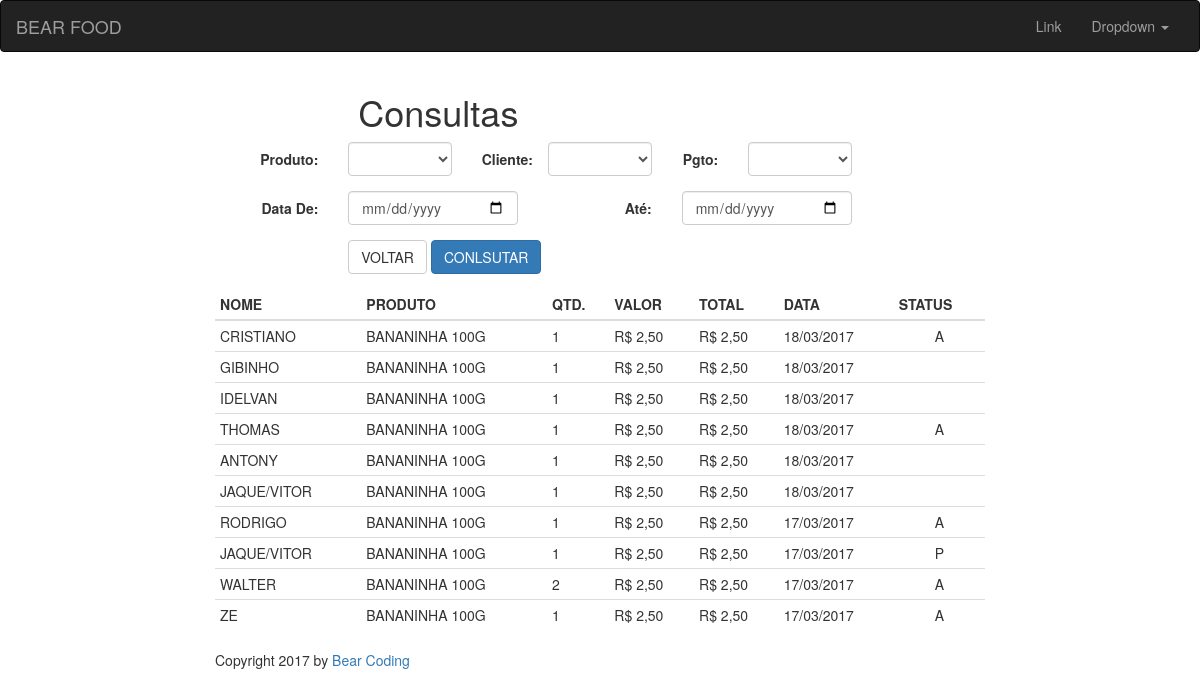
The app's page /bear_food/consulta.php with its own data.
### tables this page shows
CREATE TABLE `venda` (
  `id_venda` int(11) NOT NULL,
  `produto_venda` int(11) NOT NULL,
  `cliente_venda` int(11) NOT NULL,
  `qtd_venda` int(11) NOT NULL,
  `total_venda` decimal(10,2) NOT NULL,
  `data_venda` date NOT NULL,
  `status_venda` varchar(11) NOT NULL
);

CREATE TABLE `cliente` (
  `id_cliente` int(11) NOT NULL,
  `nome_cliente` varchar(50) NOT NULL
);

CREATE TABLE `produto` (
  `id_produto` int(11) NOT NULL,
  `desc_produto` varchar(50) NOT NULL,
  `custo_produto` decimal(10,2) NOT NULL,
  `valor_produto` decimal(10,2) NOT NULL
);

### bear_food/consulta.php (the view, shortened to what this page needs)
<?php
include 'conexao.php';
?>
<!DOCTYPE html>
<html lang="pt-br">
  <head>
    <link href="css/bootstrap.min.css" rel="stylesheet">
  </head>
  <body>
    <nav class="navbar navbar-inverse">
      <div class="container-fluid">
        <div class="navbar-header">
          <a class="navbar-brand" href="#">BEAR FOOD</a>
        </div>
        <div class="collapse navbar-collapse" id="bs-example-navbar-collapse-1">
          <ul class="nav navbar-nav navbar-right">
            <li><a href="#">Link</a></li>
            <li class="dropdown">
              <a href="#" class="dropdown-toggle" data-toggle="dropdown" role="button" aria-haspopup="true" aria-expanded="false">Dropdown <span class="caret"></span></a>
            </li>
          </ul>
        </div>
      </div>
    </nav>
    <div class="col-sm-offset-2 col-sm-8">
      <div class="conteiner">
        <div class="col-sm-offset-2 col-sm-10">
          <h1>Consultas</h1>
        </div>
        <br>
        <form class="form-horizontal" name="venda" method="POST" action="result.php">
          <div class="form-group">
            <label for="" class="col-sm-2 control-label">Produto:</label>
            <div class="col-sm-2">
              <select name="produto" id="lst_produto"  class="form-control" >
                <option></option>
                <?php
                  $lst_produto =$pdo->query("SELECT *FROM produto ORDER BY desc_produto");
                  while ($linha=$lst_produto->fetch(PDO::FETCH_ASSOC)) {
                    $id_produto=$linha['id_produto'];
                    $desc_produto=$linha['desc_produto'];
                ?>
                  <option value="<?php echo $id_produto ?>"><?php echo $desc_produto ?></option>
                <?php
                  }
                ?>
              </select>
            </div>
            <label class="col-sm-1 control-label">Cliente:</label>
            <div class="col-sm-2">
            <select class="form-control" name="cliente" id="lst_cliente">
              <option></option>
              <?php
                $lst_cliente =$pdo->query("SELECT *FROM cliente ORDER BY nome_cliente");
                while ($linha=$lst_cliente->fetch(PDO::FETCH_ASSOC)) {
                  $id_cliente=$linha['id_cliente'];
                  $nome_cliente=$linha['nome_cliente'];
              ?>
                <option value="<?php echo $id_cliente ?>"><?php echo $nome_cliente ?></option>
              <?php
                }
              ?>
            </select>
            </div>
            <label class="col-sm-1 control-label">Pgto:</label>
            <div class="col-sm-2">
	            <select class="form-control" name="form_pgt" id="lst_form_pgt">
	              <option></option>
	              <option value="A>">À PRAZO</option>
	            </select>
	            </div>
	          </div>
	          <div class="form-group" >
	             <label class="col-sm-2 control-label">Data De:</label>
	            <div class="col-sm-3" id="">
	              <input type='date' name='data_ini' value=''  class="form-control" >
	            </div>
	            <label class="col-sm-2 control-label">Até:</label>
	            <div class="col-sm-3">
	              <input type="date" name="data_fim" value=""  class="form-control" >
	            </div>
	          </div>
	         <div class="form-group">
	          <div class="col-sm-offset-2 col-sm-8">
	             <a href="index.php" class="btn btn-default" >VOLTAR</a>
	            <input type="submit" name="salvar" value="CONLSUTAR" class="btn btn-primary">
	          </div>
	        </div>
        </form>
	        <table class="table  table-condensed table-responsive">
	          <thead>
	            <tr>
	              <th>NOME</th>
	              <th>PRODUTO</th>
                <th>QTD.</th>
	              <th>VALOR</th>
	              <th>TOTAL</th>
                <th>DATA</th>
                <th>STATUS</th>
	            </tr>
	          </thead>
	          <tbody class="caps">
	           <?php
	           $lista = $pdo->query("SELECT venda.qtd_venda,venda.total_venda,venda.data_venda, venda.status_venda,produto.desc_produto,cliente.nome_cliente, produto.valor_produto FROM venda INNER JOIN cliente ON venda.cliente_venda=cliente.id_cliente INNER JOIN produto on venda.produto_venda=produto.id_produto ORDER BY  data_venda DESC limit 10");
	           $lista->execute();
	           while ($linha = $lista->fetch(PDO::FETCH_ASSOC)) {
              $nome = $linha['nome_cliente'];
              $produto = $linha['desc_produto'];
              $qtd = $linha['qtd_venda'];
	            $valor = $linha['valor_produto'];
	            $data = $linha['data_venda'];
	            $status = $linha['status_venda'];
	            ?>
	            <tr>
                <td align="left"><?php echo $nome; ?></td>
                <td align="left"><?php echo $produto; ?></td>
                <td align="left"><?php echo $qtd; ?></td>
	              <td align="left">R$ <?php echo $valor = str_replace(".",",", $valor); ?></td>
                <td align="left">R$ <?php echo $total = str_replace(".",",", $valor); ?></td>
	              <td align="left"><?php echo date('d/m/Y',strtotime($data)); ?></td>
	              <td align="center"><?php echo $status; ?></td>
	            </tr>
	            <?php
	          }
	          ?>
	        </tbody>
	      </table>
    	</div>
    <div class="footer">
      <p>Copyright 2017 by <a href="http://bearcoding.com.br">Bear Coding</a></p>
    </div>
  </div>
  </body>
</html>

### records on screen
venda: cliente.nome_cliente "CRISTIANO", produto.desc_produto "BANANINHA 100G", qtd_venda "1", produto.valor_produto "2,50", data_venda "18/03/2017", status_venda "A"
venda: cliente.nome_cliente "GIBINHO", produto.desc_produto "BANANINHA 100G", qtd_venda "1", produto.valor_produto "2,50", data_venda "18/03/2017"
venda: cliente.nome_cliente "IDELVAN", produto.desc_produto "BANANINHA 100G", qtd_venda "1", produto.valor_produto "2,50", data_venda "18/03/2017"
venda: cliente.nome_cliente "THOMAS", produto.desc_produto "BANANINHA 100G", qtd_venda "1", produto.valor_produto "2,50", data_venda "18/03/2017", status_venda "A"
venda: cliente.nome_cliente "ANTONY", produto.desc_produto "BANANINHA 100G", qtd_venda "1", produto.valor_produto "2,50", data_venda "18/03/2017"
venda: cliente.nome_cliente "JAQUE/VITOR", produto.desc_produto "BANANINHA 100G", qtd_venda "1", produto.valor_produto "2,50", data_venda "18/03/2017"
venda: cliente.nome_cliente "RODRIGO", produto.desc_produto "BANANINHA 100G", qtd_venda "1", produto.valor_produto "2,50", data_venda "17/03/2017", status_venda "A"
venda: cliente.nome_cliente "JAQUE/VITOR", produto.desc_produto "BANANINHA 100G", qtd_venda "1", produto.valor_produto "2,50", data_venda "17/03/2017", status_venda "P"
venda: cliente.nome_cliente "WALTER", produto.desc_produto "BANANINHA 100G", qtd_venda "2", produto.valor_produto "2,50", data_venda "17/03/2017", status_venda "A"
venda: cliente.nome_cliente "ZE", produto.desc_produto "BANANINHA 100G", qtd_venda "1", produto.valor_produto "2,50", data_venda "17/03/2017", status_venda "A"
